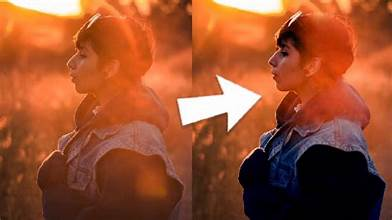
#> input picture sowndhar/input.jpeg, 392 x 220 px, given in place of the camera
$ python realtime_glare_remover.py
#> lines starting #> are read from the running program, lines starting #| are printed output that depends on the picture; after the words box and inside, x2 and y2 are one past the last pixel; in counts of white or black regions, pixels touching at a corner belong together
#> in main, frame is the input picture: shape (220, 392, 3); mean B, G, R 46.9, 79.9, 154.1
#> in main, `hsv = cv2.cvtColor(frame, cv2.COLOR_BGR2HSV)`: hsv: shape (220, 392, 3); mean H, S, V 26.9, 185.7, 155.6
#> in main, `lab = cv2.cvtColor(frame, cv2.COLOR_BGR2LAB)`: lab: shape (220, 392, 3); mean of channels 0, 1, 2 107.8, 156.1, 160
"""
Professional-Grade Real-Time Glare Remover
Objective: CCTV surveillance, vehicle cameras, and mobile cameras.
Algorithm: Intelligent HSV-based detection + LAB-space auto-gain control.
"""

import cv2
import numpy as np

def detect_glare_mask(hsv_frame, v_threshold=235, s_threshold=50, dilation=2):
    """
    Intelligently detects glare by looking for High Brightness (V)
    and Low Color Saturation (S). Glare is typically white.
    """
#> called with v_threshold = 230, s_threshold = 50, dilation = 3
    s = hsv_frame[:, :, 1]
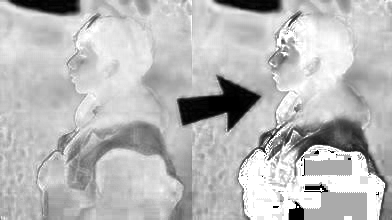
#> s: shape (220, 392); min 0, max 255, mean 185.7
    v = hsv_frame[:, :, 2]
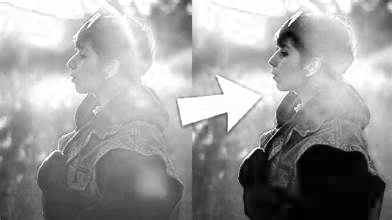
#> v: shape (220, 392); min 0, max 255, mean 155.6

    # Mask: Bright (V > thresh) AND Colorless (S < thresh)
    mask = cv2.bitwise_and(
        cv2.threshold(v, v_threshold, 255, cv2.THRESH_BINARY)[1],
        cv2.threshold(s, s_threshold, 255, cv2.THRESH_BINARY_INV)[1]
    )
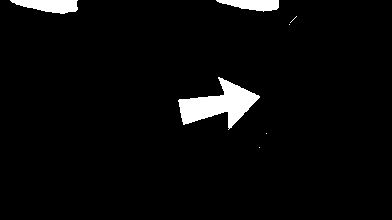
#> mask: shape (220, 392); 3.6% white; 7 white regions (4 under 20 px), largest, box (x1, y1, x2, y2) and area: (178, 77, 260, 130) 1948, (10, 0, 78, 14) 658, (216, 0, 279, 12) 509

    # Refine mask with morphology
    kernel = cv2.getStructuringElement(cv2.MORPH_ELLIPSE, (5, 5))
    mask = cv2.morphologyEx(mask, cv2.MORPH_CLOSE, kernel)
#> mask: shape (220, 392); 3.6% white; 7 white regions (4 under 20 px), largest, box (x1, y1, x2, y2) and area: (178, 77, 260, 130) 1956, (10, 0, 78, 14) 659, (216, 0, 279, 12) 509

    # Expand mask to cover the "bloom" (glow) around the glare
    if dilation > 0:
        mask = cv2.dilate(mask, kernel, iterations=dilation)
#> mask: shape (220, 392); 7.2% white; 6 white regions, box (x1, y1, x2, y2) and area: (172, 71, 266, 136) 3524, (4, 0, 84, 20) 1199, (210, 0, 285, 18) 998, (283, 10, 303, 31) 266, (260, 127, 273, 140) 121, (253, 141, 266, 154) 121
    return mask

def apply_auto_gain(lab_frame, target_l=128, mask=None):
    """
    Simulates a CCTV's Auto-Gain Control (AGC) by normalizing scene brightness.
    If 'mask' is provided, it calculates brightness statistics ignoring glare areas.
    """
#> called with target_l = 125
    l, a, b = cv2.split(lab_frame)
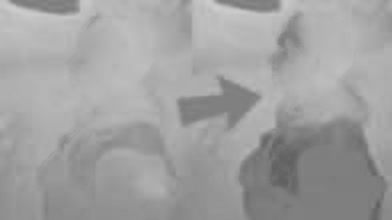
#> b: shape (220, 392); min 95, max 204, mean 160

    # Calculate current median brightness (ignoring glare if mask exists)
    if mask is not None and np.any(mask > 0):
        # We only consider pixels where mask is 0 (no glare)
        valid_l = l[mask == 0]
        if valid_l.size > 0:
            curr_median = np.median(valid_l)
#> curr_median = 111
        else:
            curr_median = np.median(l)
    else:
        curr_median = np.median(l)

    # Calculate brightness shift to reach target
    shift = target_l - curr_median
#> shift = 14

    # Apply shift safely (clipping)
    l = cv2.add(l, int(shift))

    # Apply local contrast enhancement (CLAHE)
    # clipLimit 3.0 gives better definition than 2.5
    clahe = cv2.createCLAHE(clipLimit=3.0, tileGridSize=(8, 8))
    l = clahe.apply(l)
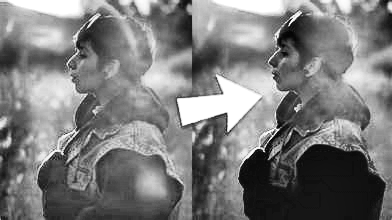
#> l: shape (220, 392); min 3, max 255, mean 123.3

    return cv2.merge((l, a, b))
#> returned value: shape (220, 392, 3); mean of channels 0, 1, 2 123.3, 156.1, 160

def main():
    cap = cv2.VideoCapture(0)
    if not cap.isOpened():
        print("ERROR: Could not open camera.")
        return

    # Attempt to set HD resolution for better clarity
    cap.set(cv2.CAP_PROP_FRAME_WIDTH, 1280)
    cap.set(cv2.CAP_PROP_FRAME_HEIGHT, 720)

    # Check if HD was applied, if not standard 720p fallback
    actual_w = cap.get(cv2.CAP_PROP_FRAME_WIDTH)
    print(f"INFO: Camera initialized at {int(actual_w)}p resolution.")

    window_name = "Professional Glare Remover (CCTV Mode)"
    cv2.namedWindow(window_name, cv2.WINDOW_NORMAL)

    # Professional controls
    def nothing(x): pass
    cv2.createTrackbar("Detection Sensitivity", window_name, 230, 255, nothing)
    cv2.createTrackbar("Mask Expansion (Bloom)", window_name, 3, 15, nothing)
    cv2.createTrackbar("Inpaint Intensity", window_name, 5, 20, nothing)
    cv2.createTrackbar("Detail Sharpening", window_name, 3, 10, nothing)
    cv2.createTrackbar("Auto-Gain Target", window_name, 125, 255, nothing)

    while True:
        ret, frame = cap.read()
        if not ret: break

        # 1. Image Formats
        hsv = cv2.cvtColor(frame, cv2.COLOR_BGR2HSV)
        lab = cv2.cvtColor(frame, cv2.COLOR_BGR2LAB)

        # 2. Settings from UI
        v_thresh = cv2.getTrackbarPos("Detection Sensitivity", window_name)
        bloom_val = cv2.getTrackbarPos("Mask Expansion (Bloom)", window_name)
        inpaint_rad = cv2.getTrackbarPos("Inpaint Intensity", window_name)
        sharp_val = cv2.getTrackbarPos("Detail Sharpening", window_name)
        gain_target = cv2.getTrackbarPos("Auto-Gain Target", window_name)

        # 3. Intelligent Glare Detection (including bloom control)
        mask = detect_glare_mask(hsv, v_threshold=v_thresh, dilation=bloom_val)

        # 4. Auto-Gain Control (now ignores glare pixels for statistics)
        normalized_lab = apply_auto_gain(lab, target_l=gain_target, mask=mask)
        result = cv2.cvtColor(normalized_lab, cv2.COLOR_LAB2BGR)

        # 5. Intelligent Inpainting (Reconstruction)
        # Instead of just blurring, we reconstruction the glare area using surrounding pixels
        if inpaint_rad > 0:
            # We inpaint on the color-corrected frame for best blending
            result = cv2.inpaint(result, mask, inpaint_rad, cv2.INPAINT_TELEA)

        # 6. Detail Sharpening (Unsharp Mask)
        if sharp_val > 0:
            sigma = 1.0
            blurred = cv2.GaussianBlur(result, (0, 0), sigma)
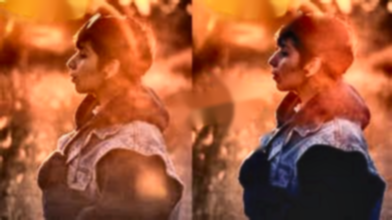
#> blurred: shape (220, 392, 3); mean B, G, R 54.2, 90, 166.2
            # result = original + (original - blurred) * amount
            # Using addWeighted for clarity and speed
            result = cv2.addWeighted(result, 1.0 + (sharp_val/10.0), blurred, -(sharp_val/10.0), 0)

        # 7. Final Polish: Gamma for highlights
        gamma = 1.0 # Set to neutral by default for clarity
        invGamma = 1.0 / gamma
        table = np.array([((i / 255.0) ** invGamma) * 255 for i in np.arange(0, 256)]).astype("uint8")
        result = cv2.LUT(result, table)

        # Output View (Original vs Corrected)
        combined = cv2.hconcat([frame, result])

        # Display performance info
        cv2.putText(combined, "MODE: PROFESSIONAL SURVEILLANCE", (10, 30),
                    cv2.FONT_HERSHEY_SIMPLEX, 0.7, (0, 255, 0), 2)
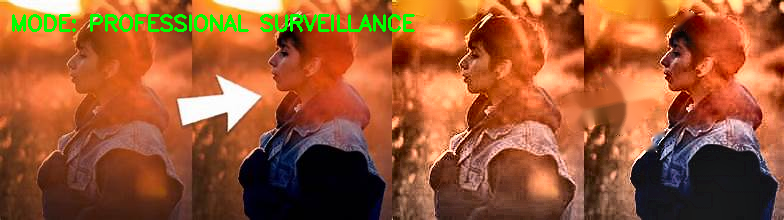
#> combined: shape (220, 784, 3); mean B, G, R 49.8, 87.8, 156.3

        cv2.imshow(window_name, combined)

        key = cv2.waitKey(1) & 0xFF
#> (key q is pressed here)
        if key == 27 or key == ord('q'): break

    cap.release()
    cv2.destroyAllWindows()

if __name__ == "__main__":
    main()

$ run again, on sowndhar/remover.png
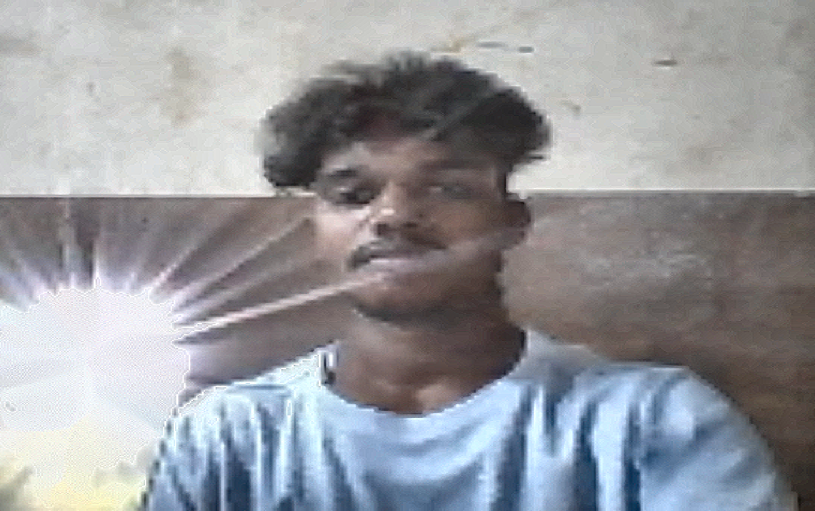
#> input picture sowndhar/remover.png, 1629 x 1021 px, given in place of the camera (shown at 1/2 size)
#> in main, frame is the input picture: shape (1021, 1629, 3); mean B, G, R 158.2, 153.8, 152.2
#> hsv: shape (1021, 1629, 3); mean H, S, V 72.2, 29.4, 163.9
#> lab: shape (1021, 1629, 3); mean of channels 0, 1, 2 160.3, 128.8, 125.7
#> in detect_glare_mask, `mask = cv2.bitwise_and( cv2.threshold(v, v_threshold, 255, cv2.THRESH_..`:
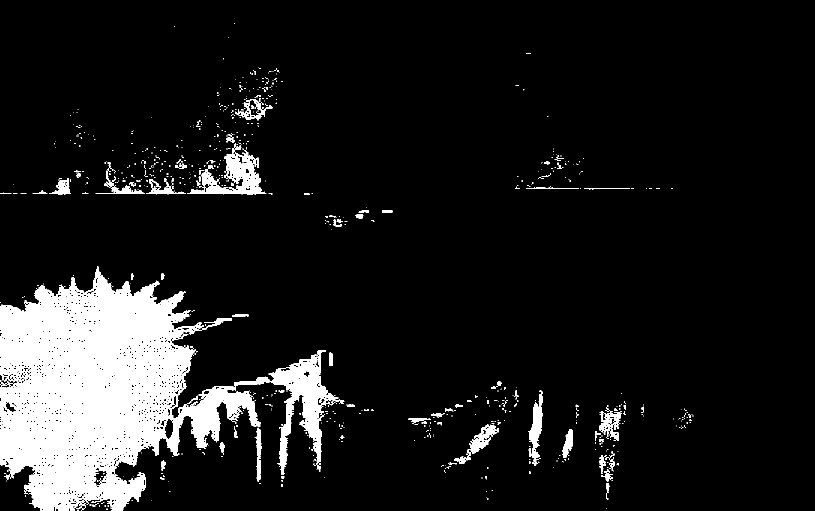
#> mask: shape (1021, 1629) (shown at 1/2 size); 10.3% white; 841 white regions (756 under 20 px), largest, box (x1, y1, x2, y2) and area: (0, 533, 689, 1021) 148900, (374, 305, 533, 389) 5239, (1057, 781, 1085, 932) 1922
#> curr_median = 144
#> shift = -19
#> in main, `cv2.putText(combined, "MODE: PROFESSIONAL SURVEILLANCE", (10, 30), cv2..`:
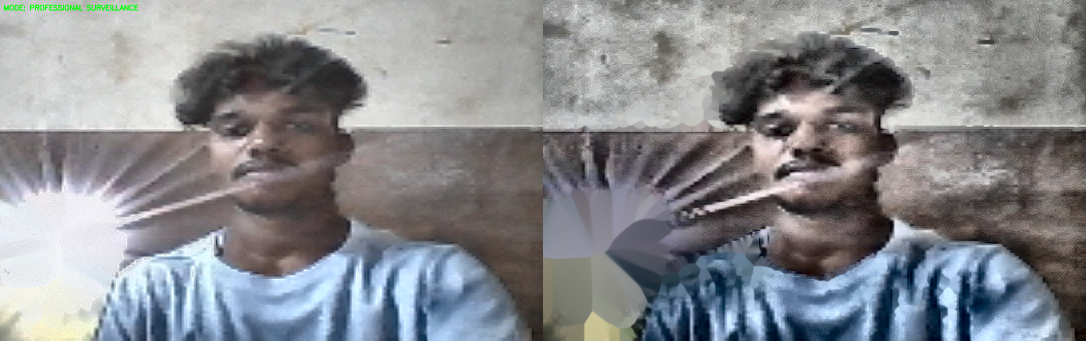
#> combined: shape (1021, 3258, 3) (shown at 1/3 size); mean B, G, R 142.6, 138.5, 136.6
